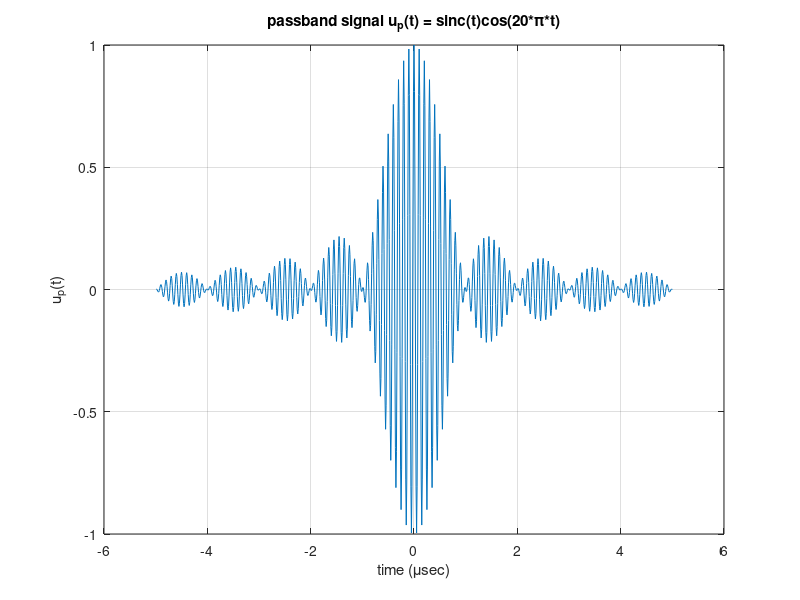
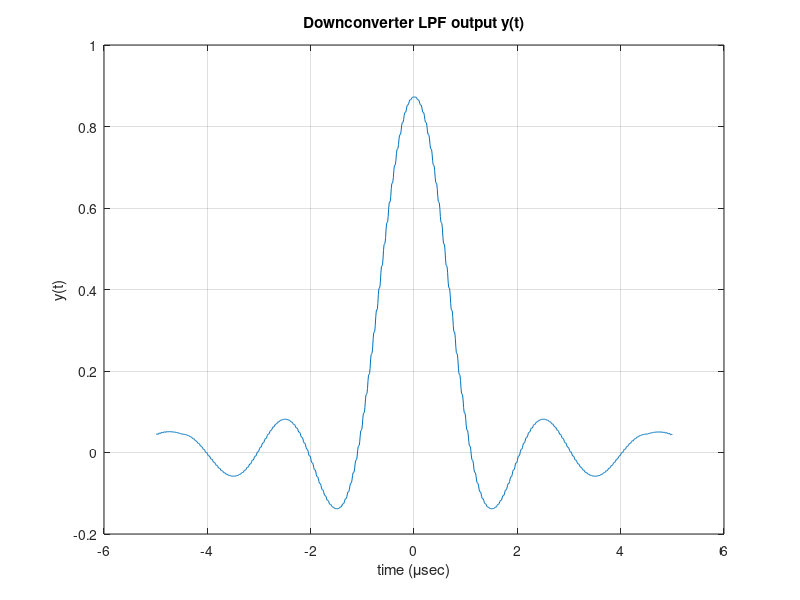

Reproduce these figures in MATLAB, in order.
% Question 1(a)
t = (-499:500)*10^-2; % sampling rate of 100MHz (10 times carrier freq)
up = sinc(t).*cos(20*pi*t); % passband signal (t in microseconds)

figure(1)
plot(t,up);grid % plots the passband signal up
title('passband signal u_p(t) = sinc(t)cos(20*\pi*t)');
xlabel('time (\musec)');
ylabel('u_p(t)');

% Question 1(b)
x = 2*up.*cos(20*pi*t); % multiplying with cosine for downconversion
y = movmean(x,100);  % LPF simulated using moving average for 1us

figure(2)
plot(t,y);grid % plots filtered signal y
title('Downconverter LPF output y(t)');
xlabel('time (\musec)');
ylabel('y(t)')
